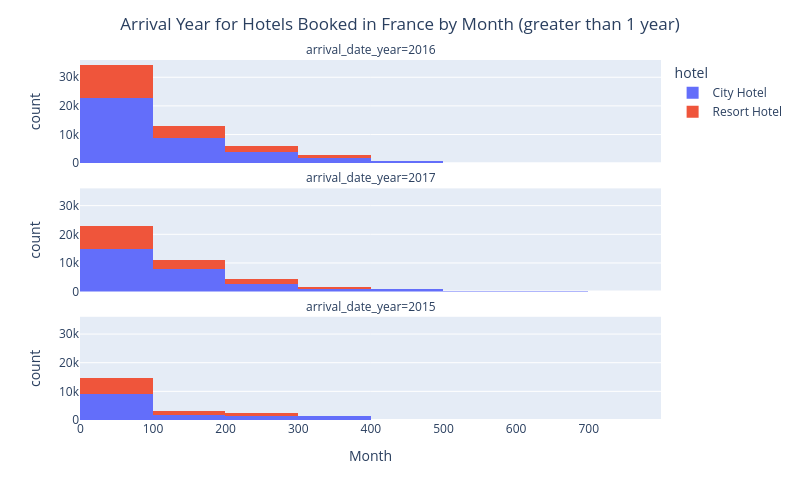

Source (notebook cell):
### Markdown cell above
**Problem 2** Now it's your turn to do a mini analysis. Please do the following:

1. Choose a subset of columns that you are interested in and look just at those column.
2. Make at least one mask that will remove some of the data (eg. look only at one categorical value OR one or more numerical values.
3. Sort the data using one of the columns.
4. Make a histogram or bar graph of your final data set.
5. Describe in words what you see in your graph, or if there is anything interesting there.

### Code cell
# Your code here - you will probably need more than one cell
my_newcountry = 'FRA'
my_newcolumns = ['hotel',
              'arrival_date_year',
              'lead_time', 
              'arrival_date_month',
              'country']
sort_column = 'lead_time'

DF_analysis = DF_raw_hotels[my_newcolumns].sort_values(sort_column).copy()
show(DF_analysis)

fig = px.histogram(DF_analysis,
                  x='lead_time',
                  color='hotel',
                  facet_col='arrival_date_year',
                  facet_col_wrap=1,
                  nbins= 10)

fig.update_layout(title='Arrival Year for Hotels Booked in France by Month (greater than 1 year)',
                  title_x=0.5,
                  xaxis_title="Month",
                  autosize=False,
                  width=800,
                  height=500)
fig.show()

### Figure 1 — Plotly figure (JSON) as saved in the notebook; plotly's stock layout.template omitted (floating-point values rounded to 4 significant figures; data arrays with more than 128 entries replaced by an {"elided": "..."} marker saying what was removed)
{"data": [{"bingroup": "x", "hovertemplate": "hotel=City Hotel<br>arrival_date_year=2016<br>lead_time=%{x}<br>count=%{y}<extra></extra>", "legendgroup": "City Hotel", "marker": {"color": "#636efa", "pattern": {"shape": ""}}, "name": "City Hotel", "nbinsx": 10, "orientation": "v", "showlegend": true, "type": "histogram", "x": {"elided": "38140 int values"}, "xaxis": "x3", "yaxis": "y3"}, {"bingroup": "x", "hovertemplate": "hotel=City Hotel<br>arrival_date_year=2017<br>lead_time=%{x}<br>count=%{y}<extra></extra>", "legendgroup": "City Hotel", "marker": {"color": "#636efa", "pattern": {"shape": ""}}, "name": "City Hotel", "nbinsx": 10, "orientation": "v", "showlegend": false, "type": "histogram", "x": {"elided": "27508 int values"}, "xaxis": "x2", "yaxis": "y2"}, {"bingroup": "x", "hovertemplate": "hotel=City Hotel<br>arrival_date_year=2015<br>lead_time=%{x}<br>count=%{y}<extra></extra>", "legendgroup": "City Hotel", "marker": {"color": "#636efa", "pattern": {"shape": ""}}, "name": "City Hotel", "nbinsx": 10, "orientation": "v", "showlegend": false, "type": "histogram", "x": {"elided": "13682 int values"}, "xaxis": "x", "yaxis": "y"}, {"bingroup": "x", "hovertemplate": "hotel=Resort Hotel<br>arrival_date_year=2016<br>lead_time=%{x}<br>count=%{y}<extra></extra>", "legendgroup": "Resort Hotel", "marker": {"color": "#EF553B", "pattern": {"shape": ""}}, "name": "Resort Hotel", "nbinsx": 10, "orientation": "v", "showlegend": true, "type": "histogram", "x": {"elided": "18567 int values"}, "xaxis": "x3", "yaxis": "y3"}, {"bingroup": "x", "hovertemplate": "hotel=Resort Hotel<br>arrival_date_year=2017<br>lead_time=%{x}<br>count=%{y}<extra></extra>", "legendgroup": "Resort Hotel", "marker": {"color": "#EF553B", "pattern": {"shape": ""}}, "name": "Resort Hotel", "nbinsx": 10, "orientation": "v", "showlegend": false, "type": "histogram", "x": {"elided": "13179 int values"}, "xaxis": "x2", "yaxis": "y2"}, {"bingroup": "x", "hovertemplate": "hotel=Resort Hotel<br>arrival_date_year=2015<br>lead_time=%{x}<br>count=%{y}<extra></extra>", "legendgroup": "Resort Hotel", "marker": {"color": "#EF553B", "pattern": {"shape": ""}}, "name": "Resort Hotel", "nbinsx": 10, "orientation": "v", "showlegend": false, "type": "histogram", "x": {"elided": "8314 int values"}, "xaxis": "x", "yaxis": "y"}], "layout": {"annotations": [{"font": {}, "showarrow": false, "text": "arrival_date_year=2015", "x": 0.5, "xanchor": "center", "xref": "paper", "y": 0.2867, "yanchor": "bottom", "yref": "paper"}, {"font": {}, "showarrow": false, "text": "arrival_date_year=2017", "x": 0.5, "xanchor": "center", "xref": "paper", "y": 0.6433, "yanchor": "bottom", "yref": "paper"}, {"font": {}, "showarrow": false, "text": "arrival_date_year=2016", "x": 0.5, "xanchor": "center", "xref": "paper", "y": 1.0, "yanchor": "bottom", "yref": "paper"}], "autosize": false, "barmode": "relative", "height": 500, "legend": {"title": {"text": "hotel"}, "tracegroupgap": 0}, "margin": {"t": 60}, "title": {"text": "Arrival Year for Hotels Booked in France by Month (greater than 1 year)", "x": 0.5}, "width": 800, "xaxis": {"anchor": "y", "domain": [0, 1], "title": {"text": "Month"}}, "xaxis2": {"anchor": "y2", "domain": [0, 1], "matches": "x", "showticklabels": false}, "xaxis3": {"anchor": "y3", "domain": [0, 1], "matches": "x", "showticklabels": false}, "yaxis": {"anchor": "x", "domain": [0, 0.2867], "title": {"text": "count"}}, "yaxis2": {"anchor": "x2", "domain": [0.3567, 0.6433], "matches": "y", "title": {"text": "count"}}, "yaxis3": {"anchor": "x3", "domain": [0.7133, 1.0], "matches": "y", "title": {"text": "count"}}}}
